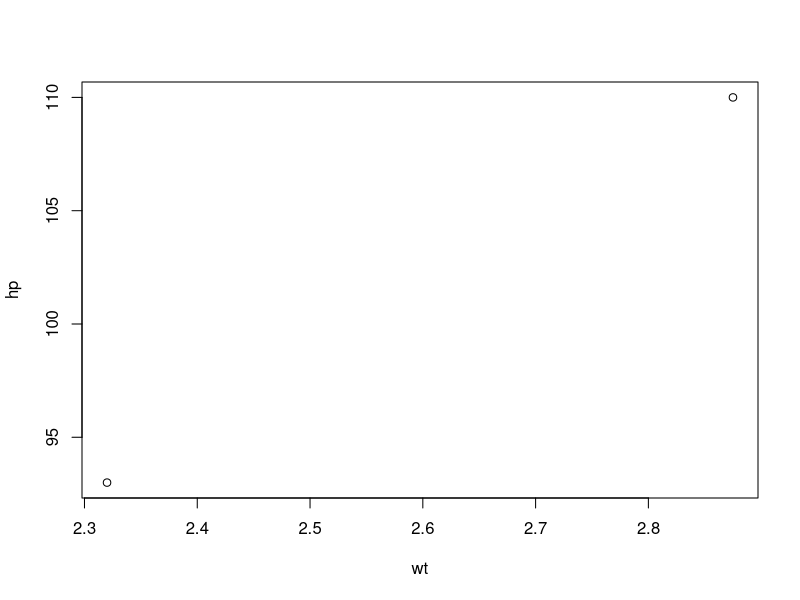

Reproduce this figure in R. (Note: this script raises an error after producing the figure.)
# 10.1.1

library(dplyr)
library(data.table)

# data.table의 fwrite와 R의 base 함수 write.csv의 비교
mat <- data.frame(matrix(rnorm(1000000),100000,10))
write.csv(mat, file='dat.csv')
fwrite(mat, file='dat.csv')

# dplyr 과 data.table 주요 작업 흐름 비교
# select %>% slice %>% filter %>% group_by %>% summarise %>%> arrange
# DT[filter(i),summarise(j), by='  '][order( )]

# 10.1.2 데이터

data(mtcars)
df <- mtcars
TB <- as_tibble(mtcars, rownames='rn')
# rownames='rn'으로 하면 행이름을 열 rn으로 보존한다.
DT <- as.data.table(mtcars, keep.rownames=TRUE) 
class(DT)
# keep.rownames = TRUE 로 놓으면 행이름이 열 rn으로 보존된다.
# 데이터테이블과 티블은 행이름(rownames)를 지원하지 않는다.

print(head(TB))
print(head(DT))

# 10.1.3 slice

# 한 행 선택
TB %>% slice(3)
DT[3, ]
DT[3]  # dat[3]
mtcars[3]

# 여러 행 선택
TB %>% slice(c(3,5))
DT[c(3,5),]
DT[c(3,5)]

# 변수로 여러 행 선택
rows <- c(1,5,6)
TB %>% slice(rows)
#col = c('disp', 'hp')
TB %>% select(disp)
DT[rows,]
DT[rows]

# DT %>% select(disp)

# 10.1.4 filter

# 조건으로 행 선택
# cyl==4(실린더가 4개)이고 gear==5 인 행
mtcars[mtcars$cyl==4 & mtcars$gear==5,]
TB %>% filter(cyl==4 & gear==5)
DT[cyl==4 & gear==5,]
DT[cyl==4 & gear==5]

# 조건으로 행 선택 : 변수 사용
coln <- c("cyl", "gear")
conds <- c("==4", "==5")
cond <- parse(text=paste0(coln, conds, collapse=" & "))

mtcars[with(mtcars, eval(cond)),]
TB %>% filter(eval(cond))
DT[eval(cond),]
DT[eval(cond)]
DT[get(coln[1])==4 & get(coln[2])==5]

# 데이터 : 축소형
DF2 <- mtcars[2:3,]; # 데이터프레임(data.frame)
TB2 <- as_tibble(TB) %>% slice(2:3) # 티블(tibble)
DT2 <- DT[2:3,] # 데이터테이블(data.table)

# 10.1.5 select

# 열 선택 
DF2[,c(3,5)]
TB2 %>% select(c(3,5))
DT2[, c(3,5)]

# 열 이름 선택  
DF2[,c("cyl", "hp")]
TB2 %>% select(c(cyl, hp))
DT2[, .(cyl, hp)]
DT2[, list(hp)]
DT2
DT2[, plot(wt, hp)]
DT2[, c("cyl", "hp")]

# 열 선택 : 변수 사용
icols = c(3,5)
DF2[, icols]
TB2 %>% select(icols)
DT2[, ..icols]

# 열 이름으로 선택 : 변수 사용
nacols = c('cyl', 'hp')
DF2[, nacols]
TB2 %>% select_at(nacols)
TB2 %>% select(nacols)
DT2[, ..nacols]


## 순번으로 선택
DT2[, 3] #데이터테이블
DT2[ ,3][[1]] #벡터

## 이름으로 선택
DT2[, .(cyl)] #데이터테이블
DT2[, cyl] # 벡터

## 변수로 순번 선택
irows = c(3)
DT2[, ..irows] #데이터테이블
DT2[, ..irows][[1]] #벡터

## 변수로 열이름 선택
nrows = c('cyl')
DT2[, ..nrows] # 데이터테이블
DT2[, ..nrows][[1]] #벡터

## 열 제외
DT2[, -c(3,4)] # 순번으로 열 제외
icols = c(3,4) # 순번 변수로 열 제외
DT2[, -..icols];

# 열 제외 : 변수 사용
coln = c('cyl', 'disp') # 열이름 변수로 열 제외
DT2[, !..coln]
coln2 = colnames(DT2)[!colnames(DT2) %in% coln]
DT2[, .SD, .SDcols=coln2]

# 데이터 
DF3 <- DF2[ , c("hp", "qsec")]
TB3 <- TB2 %>% select(hp, qsec)
DT3 <- DT2[, .(hp, qsec)]

# 10.1.6 mutate

DF3[ ,"wt2"] = DF3$hp * DF3$qsec
DF3$wt2 = DF3$hp * DF3$qsec
DF3[["wt2"]] = DF3$hp * DF3$qsec
TB3 %>% mutate(wt2 = hp*qsec)
DT3[, wt2:=hp*qsec]; 
print(DT3)

DF3[ ,c("hp", "qsec")] = data.frame(DF3$hp*2, DF3$qsec*2)
TB3 <- TB3 %>% mutate(hp = hp*2, qsec = qsec*2)
DT3[, c("hp", "qsec") := list(hp*2, qsec*2)]
DT3[, `:=`(hp = hp*2,
           qsec = qsec*2)]
# 개인적으로
# 위의 방법은 데이터 테이블에서 가장 괴상하고, 기억하기 힘든 문법이라고 생각한다.
# 하지만 다음과 같이 사용하면 된다.
DT3[, hp:=hp/2]
DT3[, qsec:=qsec/2]
print(DT3)

# 새로운 열 생성
coln = 'wt2'
DF3[ ,coln] = DF3$hp * DF3$qsec
DF3[[coln]] = DF3$hp * DF3$qsec
#coln = 'wt'
#TB3 <- TB2 %>% mutate_at(coln, funs(hp*qsec))
# funs() is soft deprecated as of dplyr 0.8.0
# Please use a list of either functions or lambdas: 
TB2 <- TB2 %>% mutate(wt2 = NA)
TB3 <- TB2 %>% mutate_at(coln, ~ hp*qsec)
# lambda
coln = c('wt', 'hp')
TB3 <- TB2 %>% mutate_at(coln, ~ .+1) # function(x) x+1
DT3[, c(coln):=hp*qsec]

# 열 수정
coln = c('hp', 'qsec')
DF3[, coln] = lapply(DF3[,coln], function(x) x*2)
DF3[, coln] = do.call(data.frame, lapply(DF3[,coln], function(x) x*2))
TB3 <- TB3 %>% mutate_at(coln, funs(.*2))
#Warning message:
#  funs() is soft deprecated as of dplyr 0.8.0
#  Please use a list of either functions or lambdas: 
TB3 <- TB3 %>% mutate_at(coln, ~ .*2)
DT3[, c(coln):=lapply(.SD, function(x) x*2), .SDcols=coln]
print(DT3)

# 10.1.7 transmute

# 데이터
DF4 = data.frame(wt2 = DF3$hp * DF3$qsec)
TB4 <- TB3 %>% transmute(wt2 = hp*qsec)
DT4 <- DT3[, .(wt3=hp*qsec)]; print(DT4)

# 열 수정
DF4 = data.frame(hp2 = DF3$hp*2, qsec2 = DF3$qsec*2)
DF4 = with(DF3, data.frame(hp2 = hp*2, qsec2 = qsec*2))
TB4 <- TB3 %>% transmute(hp = hp*2, qsec = qsec*2)
TB4 <- TB3 %>% transmute_at(c('hp', 'qsec'), funs(.*2))
DT4 <- DT3[, .(hp2=hp*2, qsec2=qsec*2)]
DT4 <- DT3[, lapply(.SD, function(x) x*2), .SDcols=c('hp', 'qsec')]
print(DT4)

# 데이터
coln = 'wt2'
DF4 = data.frame(DF3$hp * DF3$qsec); colnames(DF4) = coln
TB4 <- TB3 %>% transmute(hp*qsec); colnames(TB4) = coln
DT4 <- DT3[, .(hp*qsec)]; colnames(DT4) = coln
print(DT4)


coln = c('hp', 'qsec')
DF4 <- do.call(data.frame, lapply(DF3[,coln], function(x) x*2))
TB4 <- TB3 %>% transmute_at(coln, funs(.*2))
TB4 <- TB3 %>% transmute_at(coln, ~ . * 2)
DT4 <- DT3[, lapply(.SD, function(x) x*2), .SDcols=coln]
print(DT4)


DF5 <- mtcars[c(2:5), 1:4]
TB5 <- as_tibble(mtcars) %>% slice(2:5) %>% select(1:4)
DT5 <- as.data.table(mtcars, keep.rownames=TRUE)[2:5, c(1:4)]
print(DT5)

# 10.1.8. arrange

DF5[order(DF5$cyl, -DF5$mpg),]
TB5 %>% arrange(cyl, desc(mpg))
DT5[order(cyl, -mpg),]; DT5[order(cyl, -mpg)]

# 10.1.9. group_by

DF6 <- mtcars[c(10:2), c("mpg", "cyl", "disp","hp", "am")]
TB6 <- TB %>% slice(10:2) %>% select(mpg, cyl, disp, hp, am)
DT6 <- DT[10:2, .(mpg, cyl, disp, hp, am)]
print(head(DT6))

# groupby -> summarise
aggregate(mpg ~ cyl, data=DF6, FUN=mean)
TB6 %>% group_by(cyl) %>% summarise(mpg=mean(mpg))
DT6[, mean(mpg), by='cyl'] # cyl는 정렬되지 않는다.
DT6
DT6[, .(mpg=mean(mpg), hp = sd(hp)), by=cyl] # cyl는 정렬되지 않는다.
DT6[, mean(mpg), keyby=cyl] # cyl는 정렬된다.

# 여러 열 : groupby -> summarise
aggregate(cbind(mpg, hp) ~ cyl, data=DF6, FUN=mean)
#aggregate(. -hp ~ cyl, data=DF6, FUN=mean)
TB6 %>% group_by(cyl) %>% summarise(mpg=mean(mpg), hp=mean(hp))
DT6[, .(mpg = mean(mpg), hp = mean(hp)), by=cyl] # data.table, cyl is not sorted
DT6[, .(mpg = mean(mpg), hp = mean(hp)), keyby=cyl] # data.table, cyl is sorted


aggregate(cbind(mpg, hp) ~ am + cyl, data=DF6, FUN=mean)
TB6 %>% group_by(cyl, am) %>% summarise(mpg=mean(mpg), hp=mean(hp))
DT6[, .(mpg = mean(mpg), hp = mean(hp)), by=.(cyl, am)]
DT6[, .(mpg = mean(mpg), hp = mean(hp)), keyby=.(cyl, am)]
DT6[, .(mpg = range(mpg), hp = range(hp)), keyby=.(cyl, am)]

# 모든 열 수정
aggregate(. ~ am + cyl, data=DF6, FUN=mean)
#aggregate(. - hp ~ am + cyl, data=DF6, FUN=mean)
#Error in eval(predvars, data, env) : object '.' not found
TB6 %>% group_by(cyl, am) %>% summarise_all(mean)
DT6[, lapply(.SD, mean), by=.(cyl, am)] # cyl, am에 대해 정렬되지 않음
DT6[, lapply(.SD, mean), keyby=.(cyl, am)] # cyl, am에 대해 정렬

# 집단별로 일반적인 함수 적용
res <- do.call(rbind, by(DF6, list(DF6$cyl), FUN=head, n=2)) # data.frame

# rbind(df1, df2, df3, df4)
# rbind(rbind(rbind(df1, df2), df3), df4)

# data.table::rbindlist
res <- rbindlist(by(DF6, list(DF6$cyl), FUN=head, n=2))
# do 안의 .은 %>% 이전의 결과(TB6 %>% group_by(cyl))
TB6 %>% group_by(cyl) %>% do(head(., n=2))
DT6[, head(.SD, n=2), by=cyl] # data.table
DT6[, head(.SD, n=2), keyby=cyl] # data.table

# 집단별 함수 적용 후 정렬
DF6 <- aggregate(cbind(mpg, hp) ~ am + cyl, data=DF6, FUN=mean);
DF6[order(DF6$mpg),]
TB6 %>% group_by(cyl, am) %>% summarise(mpg=mean(mpg), hp=mean(hp)) %>%
  arrange(mpg)
DT6[, .(mpg = mean(mpg), hp = mean(hp)), by=.(cyl, am)][order(mpg)]
DT6[, .(mpg = mean(mpg), hp = mean(hp)), keyby=.(cyl, am)][order(mpg)]

# 그 외의 여러 가지 데이터테이블 사용법
example(data.table)

# 데이터 
mtcars[mtcars$am ==0, ] %>% head

DF7 <- mtcars[c(2:10), c(1,8:10)]
TB7 <- as_tibble(mtcars, rownames='rn') %>%
  slice(2:10) %>%
  select(c(1, 8:10))
DT7 <- as.data.table(mtcars, keep.rownames=TRUE)[2:10, c(1, 8:10)]
DT7[, amch:=ifelse(am==1, "Automatic", "Manual")]
DT7[, vsch:=ifelse(vs==0, "V-shaped", "straight")]
print(head(TB7))
print(head(DT7))

# 10.2 data.table의 키(key) 활용법
key(DT7)                # key 확인
setkey(DT7, qsec)       # key 설정하기
haskey(DT7)             # key를 설정했는가?
key(DT7)                # key 확인
DT7[qsec>0,]
tables()

DT8 <- DT7
setkey(DT8, am, vsch)
key(DT8)
coln <- c("am", "vsch")
setkeyv(DT8, coln)
key(DT8)
tables()

# 10.2.2 J: 키를 활용한 행 선택
key(DT8)   # am, vsch
DT8[J(1),] # am == 1
DT8[am == 1,]
DT8[amch == "Automatic",]

DT8[J(1,"straight"),]
DT8[am == 1 & vsch == "straight",]

DT8[am == 0, ]
DT8[J(0),]

# 10.2.3 mult= : 여러 행이 선택되는 경우
DT8[J(1), mult='first']
DT8[J(1), mult='last']
DT8[J(1), mult='all'] # DT8[J(1)]

# 10.3 data.table을 활용한 병합
## 새로운 데이터
dt1 <- data.table(
  id = c(1,NA,3,4,4,5,6,6),
  x = c('1','2','3','4a','4b','5','6a','6b')
)

dt2 <- data.table(
  id = c(NA,2,3,4,5,5,6,6),
  y = c('1','2','3','4a','5a','5b','6a','6b')
)

## 다음의 3가지 방법의 차이점을 비교해보자
dt1[dt2, on='id']
setkey(dt1, id); dt1[J(dt2$id), ]
dt1[dt2]


TBA <- as_tibble(mtcars, rownames='rn') %>% 
  slice(3:4) %>% 
  select(1:4)
TBB <- as_tibble(mtcars, rownames='rn') %>% 
  slice(4:5) %>% 
  select(1, 8:10)

DTA <- as.data.table(mtcars, keep.rownames=TRUE)[3:4, c(1:4)]
DTB <- as.data.table(mtcars, keep.rownames=TRUE)[4:5, c(1, 8:10)]

print(DTA)
print(DTB)

# 10.3.3 DT[DT2, on= ] : 병합 1

inner_join(TBA, TBB, by='rn')
DTA[DTB, on='rn', nomatch=0]
DTA[DTB, on='rn']
# DTA, DTB

merge(DTA, DTB, by='rn', all=FALSE) # merge.data.table
methods(merge)


full_join(TBA, TBB, by='rn')
merge(DTA, DTB, by='rn', all=TRUE)


left_join(TBA, TBB, by='rn')
DTB[DTA, on='rn']
#merge에서 x는 첫 번째 데이터프레임, y는 두 번째 데이터프레임
merge(DTA, DTB, by='rn', all.x=TRUE)

right_join(TBA, TBB, by='rn')
DTA[DTB, on='rn']
merge(DTA, DTB, by='rn', all.y=TRUE)

semi_join(TBA, TBB, by='rn')
DTA[DTB, .SD, on='rn']
colnames(DTA[DTB, .SD, on='rn'])
colnames(DTA[DTB, on='rn'])
colnames(DTB)


anti_join(TBA, TBB, by='rn')
DTA[!DTB, .SD, on='rn']

DF <- data.frame(rn=rownames(mtcars), mtcars)

TBA <- as_tibble(DF) %>% slice(3:4) %>% select(1:4)
TBB <- as_tibble(DF) %>% slice(4:7) %>% select(1, 3, 9:10)

DTA <- as.data.table(DF)[3:4, c(1:4)]
DTB <- as.data.table(DF)[4:7, c(1, 3, 9:10)]

print(DTA)
print(DTB)

merge(DTA, DTB, all=TRUE)
inner_join(TBA, TBB, by='cyl')
DTA[DTB, on='cyl', nomatch=0]
DTB[DTA, on='cyl', nomatch=0, mult='first']
DTB[DTA, on='cyl', nomatch=0, mult='last']
DTB[DTA, on='cyl', nomatch=0, mult='all']

DTC = merge(DTA, DTB, by='cyl')
DTC[, .SD[1], by='cyl']
DTC[, .SD[nrow(.SD)], by='cyl']

mtcars = data.table(mtcars)
mtcarsA = mtcars[, .(gear, cyl, qsec)]
mtcarsB = mtcars[, .(gear, cyl, hp)]
merge(mtcarsA, mtcarsB, by=c('gear', 'cyl'), allow.cartesian = TRUE)

mtcarsC = merge(mtcarsA, mtcarsB, on = c('gear', 'cyl'), allow.cartesian = TRUE)
mtcarsC[, .SD[1], by=c('gear', 'cyl')]
mtcarsC[, .SD[nrow(.SD)], by=c('gear', 'cyl')]

mtcarsB[mtcarsA, on=c('gear', 'cyl'), nomatch=0, mult='first']
mtcarsB[mtcarsA, on=c('gear', 'cyl'), nomatch=0, mult='last']

# DT1[DT2] : 키를 사용한 병합

setkey(mtcarsB, 'gear', 'cyl')
setkey(mtcarsA, 'gear', 'cyl')
mtcarsB[mtcarsA, nomatch=0, mult='first']
mtcarsB[mtcarsA, nomatch=0, mult='last']

mtcarsB[mtcarsA, mult='first']
mtcarsB[mtcarsA, mult='last']

DTA[DTB, on='cyl']
DTA[DTB, on='cyl', mult='first']
DTA[DTB, on='cyl', mult='last']

full_join(TBA, TBB, by='cyl')
merge(DTA, DTB, by='cyl', all=TRUE) # merge.data.table

left_join(TBA, TBB, by='cyl')
DTB[DTA, on='cyl']

right_join(TBA, TBB, by='cyl')
DTA[DTB, on='cyl']

semi_join(TBA, TBB, by='cyl')
DTA[DTB, .SD, on='cyl']

anti_join(TBA, TBB, by='cyl')
DTA[!DTB, .SD, on='cyl']

inner_join(TBA, TBB, by='cyl')
DTA[DTB, on='cyl', nomatch = 0]

setkey(DTA, rn)
setkey(DTB, rn)
DTA[DTB]

# DT1[DT2, on='key'][, .SD[1], by='key']
# DT1[DT2, on='key', mult='first']
# 위의 둘은 항상 같지 않다!

# DT1[DT2, on='key'][, .SD[.N], by='key']
# DT1[DT2, on='key', mult='last']
# 책의 내용과 다르게 위의 둘은 항상 같지 않다!

#inner_join(TBA, TBB, by='cyl')
#inner_join(TBA, TBB, by='cyl') %>% group_by(cyl) %>% .[1,]
#inner_join(TBA, TBB, by='cyl') %>% group_by(cyl) %>% .[nrow(.),]
DTB[DTA, on='cyl', nomatch=0]
DTB[DTA, on='cyl', nomatch=0, mult='first']
DTB[DTA, on='cyl', nomatch=0, mult='last']

# 10.3.7 DT1[DT2, roll= ] : Rolling-join

DTA = data.table(
  date = as.Date(c('2018-12-31', '2019-1-4', '2019-1-9')),
  duration = c(60, 30, 40))
DTB = data.table(
  date = as.Date(c('2018-1-2', '2019-1-5', '2019-1-6')),
  product = c('Cosmetics', 'Toys', 'Books'))

print(DTA)
print(DTB)
print(head(DTA))
print(head(DTB))

DTB[DTA, on='date', roll=-Inf]
# DTB의 date가 rolling된다.

DTB[, datePurchase:=date]
DTB[DTA, on='date', roll=-Inf]

DTB[DTA, on='date', roll=Inf]
DTB[DTA, on='date', roll=3]

# 그 밖의 특수 기호 : .SD, .GRP, .N, .I, .BY, .EACHI, ..

library(dplyr)
library(data.table)
df <- data.frame(rn=rownames(mtcars), mtcars)
TB <- as_tibble(df) %>% slice(3:7) %>% select(1:4)
DT <- as.data.table(mtcars, keep.rownames=TRUE)[3:7, c(1:4)]

TB %>% group_by(cyl) %>% summarise_at(vars(mpg, disp), funs(sum(.)))
DT[, lapply(.SD, sum), by=cyl, .SDcols=c('mpg', 'cyl', 'disp')]
#DT[ , lapply(.SD, sum), by=cyl] # 컬럼 rn이 문자이기 때문에 sum을 쓸 수 없다.

# .N = nrow(.SD)
DT[, .N, by=cyl]
DT[, length(mpg), by=cyl] # 위의 결과와 동일.
DT[, nrow(.SD), by=cyl] # 위의 결과와 동일.

# .SDcols
DT[, c(.N, lapply(.SD, mean)), by=cyl, .SDcols=c('mpg', 'cyl', 'disp')]
DT[, c(list(N=.N), lapply(.SD, mean)), by=cyl, 
     .SDcols=c('mpg', 'cyl', 'disp')]

# .I 
DT[, .I, by=cyl]
DT[, .I, keyby=cyl]

DT[, .I[1], by=cyl] 
DT[, .I[1], keyby=cyl]

DT[, .GRP, by=cyl]
DT[, .GRP, keyby=cyl]

DT[, .BY, by=cyl]
DT[, lDisp := ifelse(disp<300, '<300', '>=300')]
DT[, c(.BY), by=c('cyl', 'lDisp')]
#DT[, .BY, by=c('cyl', 'lDisp')]

DT[, c(.BY), by=c('cyl', 'lDisp')]
DT[, .(cyl[1], lDisp[1]), by=c('cyl', 'lDisp')]
#DT[, .BY, by=c('cyl', 'lDisp')]

DT[, do.call(paste0, .BY), by=c('cyl', 'lDisp')]
DT[, .(grpname = do.call(paste0, .BY)), by=c('cyl', 'lDisp')]

data(mtcars)
df <- data.frame(rn=rownames(mtcars), mtcars)
TB_A <- as_tibble(df) %>% slice(3:10) %>% select(1:4, 9)
TB_B <- as_tibble(df) %>% slice(7:10) %>% select(1,3, 8:10)
DT_A <- as.data.table(mtcars, keep.rownames=TRUE)[3:10, c(1:4, 9)]
DT_B <- as.data.table(mtcars, keep.rownames=TRUE)[7:10, c(1, 3, 8:10)]

DT_A[DT_B, on='cyl']
DT_A[DT_B, sum(disp), on='cyl', by='cyl']
DT_A[DT_B, sum(disp), on='cyl', by=.EACHI]

DT_A[DT_B, .SD[1], on='cyl', by=.EACHI]
DT_A[DT_B, on='cyl', mult='first']

DT <- as.data.table(mtcars, keep.rownames=TRUE)[3:7, c(1:4)]
rn = c("Valiant", "Bolt", "Duster 360")
DT[, list(rn)]    # DT[, .(rn)]
DT[, list(..rn)]  # DT[, .(..rn)]
DT[, list(rn[rn %in% ..rn])]

# 해법 1
env <- environment()
DT[rn %in% get('rn', env)]

# 해법 2
`..` <- function (..., .env = sys.parent(2))
{
  get(deparse(substitute(...)), env = .env)
}
DT[rn %in% ..(rn)] # `..`는 위에서 정의된 함수이므로 ..rn으로 쓸 수 없다.

